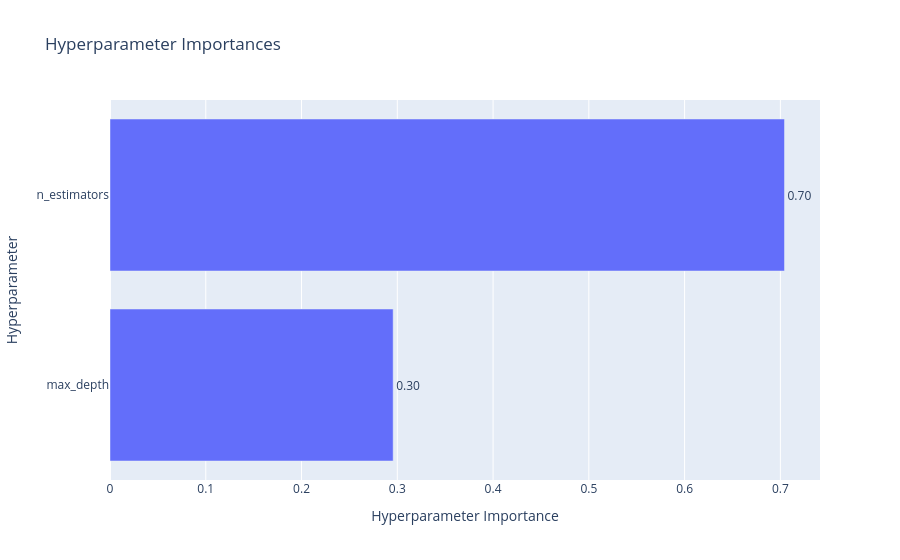

The notebook cell saved with this chart:
### Code cell
plot_param_importances(study).show()

### Figure 1 — Plotly figure (JSON) as saved in the notebook; plotly's stock layout.template omitted (floating-point values rounded to 4 significant figures)
{"data": [{"cliponaxis": false, "hovertemplate": ["max_depth (IntDistribution): 0.2956826265516435<extra></extra>", "n_estimators (IntDistribution): 0.7043173734483565<extra></extra>"], "name": "Objective Value", "orientation": "h", "text": ["0.30", "0.70"], "textposition": "outside", "type": "bar", "x": [0.2957, 0.7043], "y": ["max_depth", "n_estimators"]}], "layout": {"title": {"text": "Hyperparameter Importances"}, "xaxis": {"title": {"text": "Hyperparameter Importance"}}, "yaxis": {"title": {"text": "Hyperparameter"}}}}
